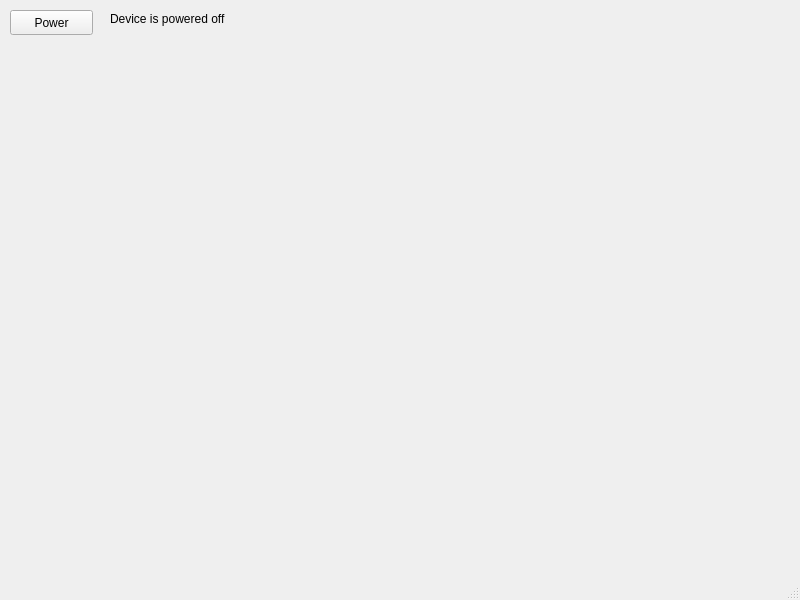
<?xml version="1.0" encoding="UTF-8"?>
<ui version="4.0">
 <class>Device</class>
 <widget class="QMainWindow" name="Device">
  <property name="geometry">
   <rect>
    <x>0</x>
    <y>0</y>
    <width>800</width>
    <height>600</height>
   </rect>
  </property>
  <property name="windowTitle">
   <string>MainWindow</string>
  </property>
  <widget class="QWidget" name="centralwidget">
   <widget class="QPushButton" name="powerButton">
    <property name="geometry">
     <rect>
      <x>10</x>
      <y>10</y>
      <width>83</width>
      <height>25</height>
     </rect>
    </property>
    <property name="text">
     <string>Power</string>
    </property>
   </widget>
   <widget class="QLabel" name="powerLabel">
    <property name="geometry">
     <rect>
      <x>110</x>
      <y>10</y>
      <width>181</width>
      <height>17</height>
     </rect>
    </property>
    <property name="text">
     <string>Device is powered off</string>
    </property>
   </widget>
  </widget>
  <widget class="QMenuBar" name="menubar">
   <property name="geometry">
    <rect>
     <x>0</x>
     <y>0</y>
     <width>800</width>
     <height>22</height>
    </rect>
   </property>
  </widget>
  <widget class="QStatusBar" name="statusbar"/>
 </widget>
 <resources/>
 <connections/>
</ui>
